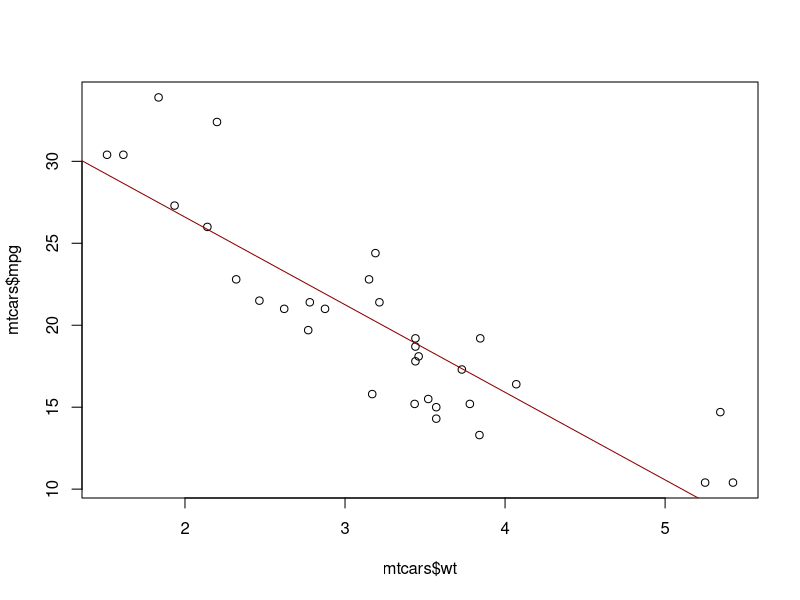

Generate this figure with R:
## ---- chunk 1
data(mtcars)
plot(mtcars$mpg ~ mtcars$wt)
abline(lm(mtcars$mpg ~ mtcars$wt), col = "darkred")

